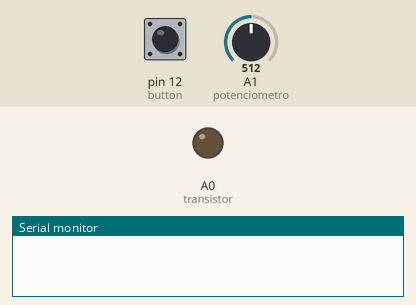
The sketch below on a simulated Arduino Uno, built with avr-gcc and run on an emulated ATmega328P. Parts: output pins drawn as LEDs (lit = HIGH), the last lines printed to the serial monitor. The inputs (shaded band) are chosen by the test bench; at power-on: pin 12 (button) LOW, A1 (potenciometro) = 512.

Above: at 1.2 s.
1.3 s: pin 12 (button) pulled HIGH for 0.15 s
At 1.38 s:
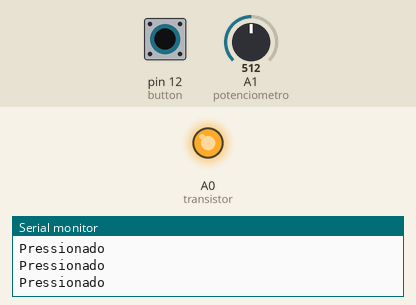
2.9 s: pin 12 (button) pulled HIGH for 3.2 s
At 6.4 s:
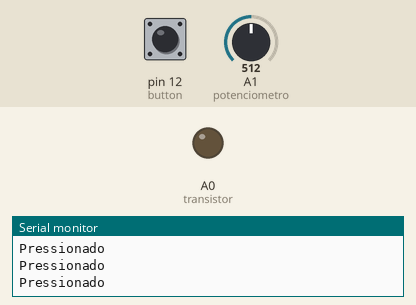
Timing chart, 0 to 7.9 s (numbered marks = the images above; inputs shaded):
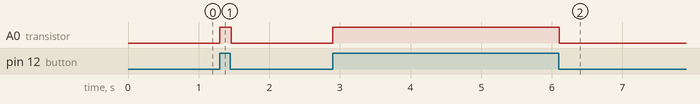

The sketch:

ex12.ino
```cpp
// C++ code
//

int button = 12;

int transistor = A0;
int potenciometro = A1;


void setup()
{
  pinMode(button, INPUT);
  pinMode(potenciometro, INPUT);
  pinMode(transistor, OUTPUT);
  Serial.begin(9600);

}

void loop()
{
    int buttonState = digitalRead(button);

    int potenciometroValue = analogRead(potenciometro);
   	int velocidadeMotor = map(potenciometroValue, 0, 1023, 0, 255);

	if(buttonState == HIGH)
    {
     	Serial.println("Pressionado");
		analogWrite(transistor, potenciometroValue);
    }
  	else
    {
		analogWrite(transistor, 0);
    }
}
```

Measured:
- after the input at 1.3 s, A0 (transistor): LOW → HIGH at once, → LOW 0.16 s later
- after the input at 2.9 s, A0 (transistor): LOW → HIGH at once, → LOW 3.2 s later
